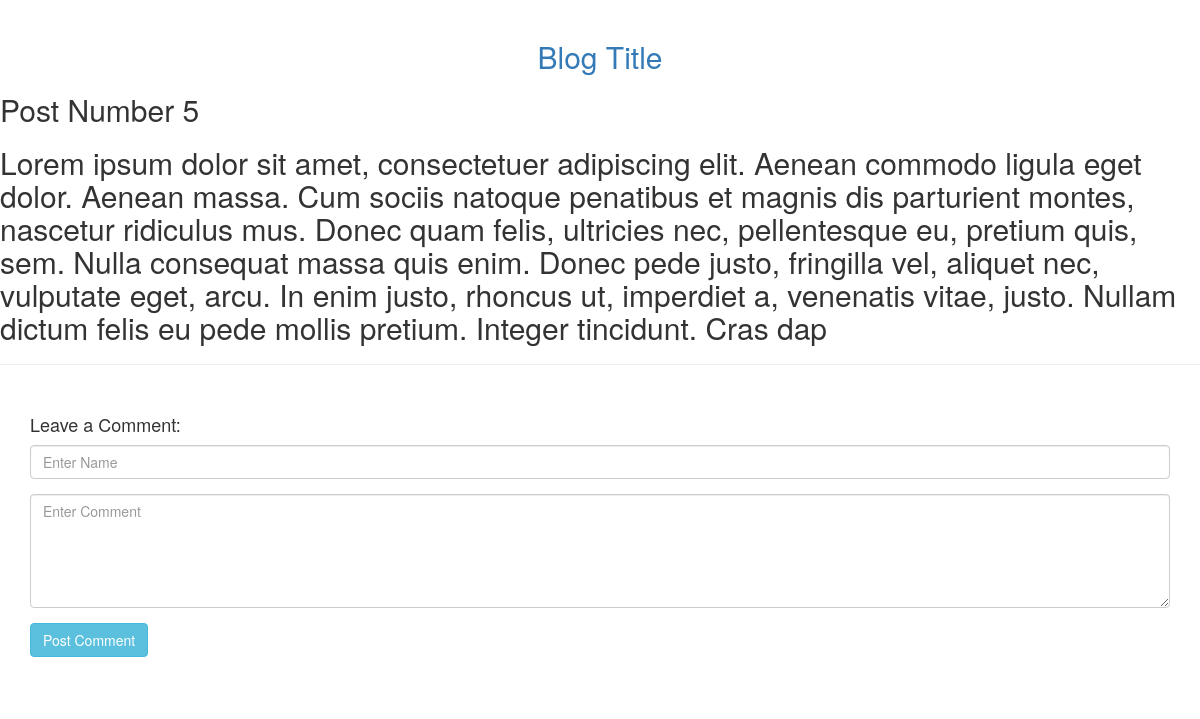
Page /view_post.php?post_id=5 on the committed database.
### tables this page shows
CREATE TABLE `posts` (
  `post_id` int(10) NOT NULL,
  `post_title` varchar(100) NOT NULL,
  `content` varchar(500) NOT NULL,
  `user_id` int(10) NOT NULL,
  `date` timestamp NOT NULL DEFAULT CURRENT_TIMESTAMP
);

### view_post.php (the view, shortened to what this page needs)
<?php
if (!isset($_GET['post_id'])) {
    header('location: index.php');
    exit();
} else {
    $post_id = $_GET['post_id'];
}
include('database.php');
$sql = "SELECT post_title, content FROM posts WHERE post_id='$post_id'";
$query = $link->query($sql);
?>
<!DOCTYPE html>
<html>
    <head>
        <link rel="stylesheet" href="https://maxcdn.bootstrapcdn.com/bootstrap/3.3.6/css/bootstrap.min.css" />
    </head>
    <body>
        <br />
        <h2 align="center"><a href="#">Blog Title</h2></a></h2>
<div id="wrapper">
    <?php
    $row = $query->fetch_object();
    echo "<h2>" . $row->post_title . "<h2>";
    echo "<p>" . $row->content . "<p>";
    ?>
</div>
<hr />
<br />
<div class="container">
    <h4>Leave a Comment:</h4>
    <form method="POST" id="comment_form">
        <div class="form-group">
            <input type="text" name="comment_name" id="comment_name" class="form-control" placeholder="Enter Name" />
        </div>
        <div class="form-group">
            <textarea name="comment_content" id="comment_content" class="form-control" placeholder="Enter Comment" rows="5"></textarea>
        </div>
        <div class="form-group">
            <input type="submit" name="submit" id="submit" class="btn btn-info" value="Post Comment" />
        </div>
    </form>
    <br />
</div>
</body>
</html>

### rows in the picture
posts: post_title "Post Number 5", content "Lorem ipsum dolor sit amet, consectetuer adipiscing elit. Aenean commodo ligula eget dolor. Aenean massa. Cum sociis natoque penatibus et magnis dis parturient montes, nascetur ridiculus mus. Donec quam felis, ultricies nec, pellentesque eu, pretium quis, sem. Nulla consequat massa quis enim. Donec pede justo, fringilla vel, aliquet nec, vulputate eget, arcu. In enim justo, rhoncus ut, imperdiet a, venenatis vitae, justo. Nullam dictum felis eu pede mollis pretium. Integer tincidunt. Cras dap"
